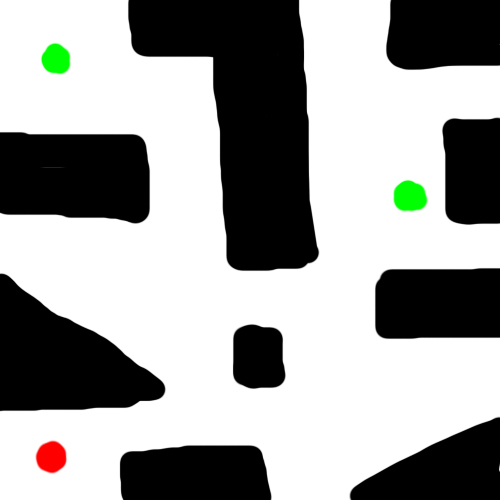
#> input picture lab1.bmp, 500 x 500 px; the run also reads 1 picture not shown here
$ python main.py
#> lines starting #> are read from the running program, lines starting #| are printed output that depends on the picture
### ImagePixelate.py
from PIL import Image
import numpy as np
from BFS import *
from colorsys import *
class ImagePixelate(object):
    # [5 lines left out: function __init__, not called in this run]
    def pixelate(input_file, file_name, size):
        image = Image.open(input_file)
        image = image.resize(
            (image.size[0] // size, image.size[1] // size),
            Image.NEAREST
        )
        image = image.convert("RGB")
        data_pixel= image.getdata()
        new_image = []
        for item in data_pixel:

            if item[0] in list(range(200, 256)) and item[1] in list(range(200, 256)) and item[2] in list(range(200, 256)):
                new_image.append((255, 255, 255))
            elif item[0] in list(range(0, 201)) and item[1] in list(range(0, 201)) and item[2] in list(range(0, 201)):
                new_image.append((0, 0, 0))
            else:
                new_image.append(item)

        image.putdata(new_image)

        image = image.resize(
            (image.size[0] * size, image.size[1] * size),
            Image.NEAREST
        )

        image.save(file_name)

    #Función que convertirá el archivo bmp a un array
    def bmp_to_array(input_file, size):
        #Declaramos el array que almacenará el bmp
        bmp_array = []
        #Abrimos la imagen
        im = Image.open(input_file)
        #Obtenemos los datos de la imagen
        width = im.width
        height = im.height
        #Se recorre cada pixel en los datos obtenidos en el paso anterior y los compara con los valores específicos de R, G y B.
        for y in range(0,height,size):
            #Creamos una lista que servira cómo fila para la matriz
            fila = []
            for x in range(0,width,size):
                #Obtenemos el color del pixel
                color = int.from_bytes(im.getpixel((x,y)), byteorder='big')
                #Comparamos el color con los valores de R, G y B
                if color == 16777215:
                    fila.append(1)
                elif color == 0:
                    fila.append(0)
                elif color < 1000000:
                    fila.append(2)
                #Detectamos si el color es solamente rojo
                else:
                    fila.append(3)
                print("Obteniendo el pixel: " + str(im.getpixel((x,y))))
            #Agregamos la fila a la matriz
            bmp_array.append(fila)
        #Retornamos el ancho, alto y el array realizado
        return width, height, bmp_array[::-1]


    #Función que convertirá la matriz a un archivo bmp
    def array_to_bmp(width, height, bmp_array, file_name):
        #Declaramos el array que almacenará el bmp
        new_data = []
        #Calculamos el pixel ratio
        pixel_ratio = width/len(bmp_array)
        #Tamaño del array
        bmp_array_len = len(bmp_array)
        #Se recorre cada pixel en los datos obtenidos en el paso anterior y los compara con los valores específicos de R, G y B.
        for i in range(height):
            for j in range(width):
                #Obtenemos el valor del pixel
                pixel = bmp_array[int(i/pixel_ratio)][int(j/pixel_ratio)]
                #Comparamos el valor del pixel con los valores de R, G y B
                if pixel == 1:
                    new_data.append((255,255,255))
                elif pixel == 0:
                    new_data.append((0,0,0))
                elif pixel == 2:
                    new_data.append((0,255,0))
                elif pixel == 3:
                    new_data.append((255,0,0))
                elif pixel == 6:
                    new_data.append((0,0,205))
                elif pixel == 7:
                    new_data.append((150,70,205))
        #Se crea una nueva imagen con los datos obtenidos en el paso anterior.
        new_image = Image.new("RGB", (width, height))
        new_image.putdata(new_data)
        new_image.save(file_name)


### DFS.py
from Framework import Framework
#Función que obtiene las coordenadas de inicio
def getCoordinatesS(array):
    countRS = 0
    countCS = 0

    for row in array:
        countCS = 0
        for element in row:
            if element == 3:
                return (countRS, countCS)
            countCS += 1
        countRS += 1

    return "Sin coincidencias"
#Función que obtiene las coordenadas de fin
def getCoordinatesE(array):
    countRE = 0
    countCE = 0
    Results = []

    for row in array:
        countCE = 0
        for element in row:
            if element == 2:
                Results.append((countRE, countCE))
            countCE += 1
        countRE += 1

    if (len(Results) != 0):
        return Results
    else:
        return "Sin coincidencias"
class DFS(Framework):
    def __init__(self,maze):
        self.maze = maze
        self.height = len(self.maze)
        self.width = len(self.maze[0])
        self.start = getCoordinatesS(maze)
        self.finish = getCoordinatesE(maze)
        self.path = []
        self.pixels = []
        self.visited = []
        self.line_manhattan = []
        self.objetive = False
        #Se llama a acciones
        self.actions()

    #Función que se encarga de realizar las acciones desde el punto en el que se encuentra con el algoritmo de búsqueda
    def actions(self):
        #Declaramos el punto de inicio de nuestra linea
        self.line_manhattan.append(self.start)

        #Se analiza que, mientras nuestra línea analizada tenga elementos, esta obtendrá el pixel actual
        while len(self.line_manhattan) > 0:
            #Se obtiene el pixel actual
            self.pixel = self.line_manhattan.pop()
            #Se agrega a la lista de pixeles visitados
            self.path.append(self.pixel)
            #Se analiza si el pixel actual es igual al pixel objetivo
            if self.pixel == self.finish:
                #Si es así, se termina el ciclo
                self.objetive = True
                break
            #Se analiza si el pixel actual no se encuentra en la lista de pixeles visitados
            if self.pixel not in self.pixels:
                #Si es así, se agrega a la lista de pixeles
                self.pixels.append(self.pixel)
                #Se llama a la función de búsqueda
                self.search(self.pixel)


    #Función que se encarga de devolver el costo del camino
    def pathCost(self):
        pass
    #Función que se encarga de devolver el costo del paso
    def stepCost(self):
        pass
    #Función que se encarga de evaluar si el punto actual es el objetivo
    # [6 lines left out: function goalTest, not called in this run]
    #Función que se encarga de devolver los resultados
    def results(self):
        pass
    #Función que se encarga de realizar la búsqueda con el algoritmo de DFS
    def search(self, state):
        #Se coloca el algoritmo de busqueda dfs
        acual_x = state[0]
        actual_y = state[1]
        #Comparamos si el punto en cada uno de sus 4 puntos no se encuentra en el camino resultante
        #y si no es un muro
        if self.maze[actual_y - 1][acual_x] != 1 and (acual_x, actual_y - 1) not in self.path:
            self.pixels.append((acual_x, actual_y - 1))
            self.line_manhattan.append((acual_x, actual_y-1))
        if self.maze[actual_y + 1][acual_x] != 1 and (acual_x, actual_y + 1) not in self.path:
            self.pixels.append((acual_x, actual_y + 1))
            self.line_manhattan.append((acual_x, actual_y+1))
        if self.maze[actual_y][acual_x - 1] != 1 and (acual_x - 1, actual_y) not in self.path:
            self.pixels.append((acual_x - 1, actual_y))
            self.line_manhattan.append((acual_x-1, actual_y))
        if self.maze[actual_y][acual_x + 1] != 1 and (acual_x + 1, actual_y) not in self.path:
            self.pixels.append((acual_x + 1, actual_y))
            self.line_manhattan.append((acual_x+1, actual_y))


### main.py
"""
    Nombre: José Rodrigo Barrera García
    Universidad del Valle de Guatemala
    Laboratorio 1 - Inteligencia Artificial
    Maze resolve using IA

"""
import ImagePixelate
from BFS import *
from PIL import Image
from DFS import *

#Función que lee la imagen del maze con algoritmo BFS
def readImageBFS(ima):
    #Se llama al método pixelate para que se realice la pixelación de la imagen.
    ImagePixelate.ImagePixelate.pixelate(ima, "PixelLab.bmp", 20)
    #Se llama al método bmp_to_array para que se realice la conversión de la imagen a un array.
    width, height, bmp_array = ImagePixelate.ImagePixelate.bmp_to_array("./PixelLab.bmp", 20)
    print("bmp_array: " + str(bmp_array))
    print(width)
    print(height)
    #Se crea un objeto de la clase BFS y se le pasa el array de la imagen.
    bfs = BFS(bmp_array)
    #Se realiza la pixelación
    vet = bfs.search()
    for s in vet[:-2]:
        i,j = s
        bmp_array[i][j] = 7
    #Se llama al método search_shortest_path para que se realice la búsqueda del camino más corto.
    road = bfs.shortestPath()

    print("Esto es road: " + str(road))
    algoritmo = 1
    for p in road[:-2]:
        i,j = p
        if algoritmo == 1:
            bmp_array[i][j] = 6
        else:
            bmp_array[i][j] = 6
    #Se llama al método array_to_bmp para que se realice la conversión del array a una imagen.
    ImagePixelate.ImagePixelate.array_to_bmp(width, height, bmp_array, "ResultadoBFS.bmp")

def readImageDFS(ima):
    #Se llama al método pixelate para que se realice la pixelación de la imagen.
    ImagePixelate.ImagePixelate.pixelate(ima, "PixelLabDFS.bmp", 20)
#> in pixelate, image is the input picture: PIL image 500x500 RGB; mean R, G, B 157.7, 158.4, 156.9
#> in pixelate, `image = image.resize( (image.size[0] // size, image.size[1] // size), ..`:
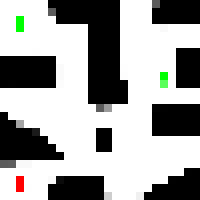
#> image: PIL image 25x25 RGB (shown 8 times larger); mean R, G, B 159.6, 160.3, 158.8
#> the loop in pixelate, `for item in data_pixel: ` made 625 passes
#> item on passes 1 to 3: (255, 255, 255), (255, 255, 255), (255, 255, 255)
#> after the loop in pixelate, `for item in data_pixel:`: new_image = 625 items, first 6: (255, 255, 255), (255, 255, 255), (255, 255, 255), (255, 255, 255), (255, 255, 255), (255, 255, 255)
#> in pixelate, `image = image.resize( (image.size[0] * size, image.size[1] * size), Im..`:
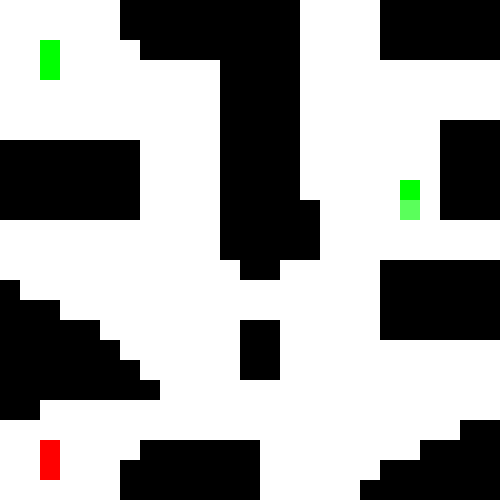
#> image: PIL image 500x500 RGB; mean R, G, B 158.4, 159.1, 157.6
    #Se llama al método bmp_to_array para que se realice la conversión de la imagen a un array.
    width, height, bmp_array = ImagePixelate.ImagePixelate.bmp_to_array("./PixelLabDFS.bmp", 20)
#> the loop in bmp_to_array, `for y in range(0,height,size):` made 25 passes
#> (printed output is left out)
#> after the loop in bmp_to_array, `for y in range(0,height,size):`: bmp_array = 25 items
#> width = 500; height = 500; bmp_array = 25 items
    print("bmp_array: " + str(bmp_array))
    print(width)
    print(height)
    #Se crea un objeto de la clase BFS y se le pasa el array de la imagen.
    dfs = DFS(bmp_array)
#> in __init__, `self.height = len(self.maze)`: self.height = 25
#> the loop in getCoordinatesS, `for row in array:` made 2 passes
#> countRS on pass 1: 1
#> after the loop in getCoordinatesS, `for row in array:`: countRS = 1
#> in __init__, `self.start = getCoordinatesS(maze)`: self.start = (1, 2)
#> the loop in getCoordinatesE, `for row in array:` made 25 passes
#> after the loop in getCoordinatesE, `for row in array:`: Results = [(15, 20), (21, 2), (22, 2)]; countRE = 25
#> in __init__, `self.finish = getCoordinatesE(maze)`: self.finish = [(15, 20), (21, 2), (22, 2)]
#> the loop in actions, `while len(self.line_manhattan) > 0:` made 2 passes
#> self.pixel on pass 2: (2, 2)
#> after the loop in actions, `while len(self.line_manhattan) > 0:`: self.path = [(1, 2), (2, 2)]
    #Se realiza la pixelación
    #Primero del camino más corto
    for pixel in dfs.path:
        i,j = pixel
        if pixel != dfs.start and pixel not in dfs.finish:
            bmp_array[i][j] = 6
#> this loop made 2 passes
    #Luego todo el camino
    for pixels in dfs.pixels:
        i,j = pixels
        if pixels != dfs.start and pixels not in dfs.finish:
            bmp_array[i][j] = 7
    #Se llama al método array_to_bmp para que se realice la conversión del array a una imagen.
    ImagePixelate.ImagePixelate.array_to_bmp(width, height, bmp_array, "ResultadoDFS.bmp")
#> in array_to_bmp, `pixel_ratio = width/len(bmp_array)`: pixel_ratio = 20
#> in array_to_bmp, `bmp_array_len = len(bmp_array)`: bmp_array_len = 25
#> after the loop in array_to_bmp, `for i in range(height):`: new_data = 250000 items
#> in array_to_bmp, `new_image = Image.new("RGB", (width, height))`: new_image: PIL image 500x500 RGB; every value is 0
#> in array_to_bmp, `new_image.putdata(new_data)`:
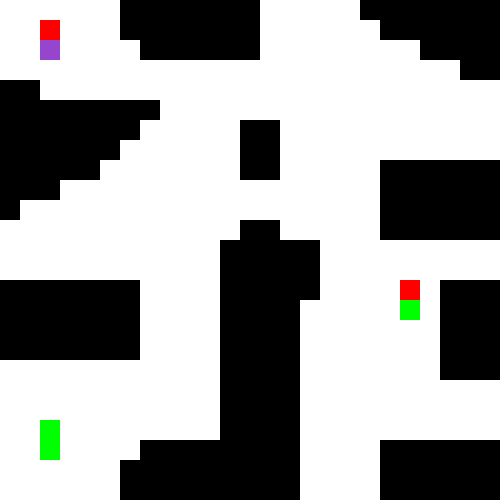
#> new_image: PIL image 500x500 RGB; mean R, G, B 158.5, 158.8, 157.8

#Probamos la función
#readImageBFS("./lab1.bmp")
readImageDFS('./lab1.bmp')
